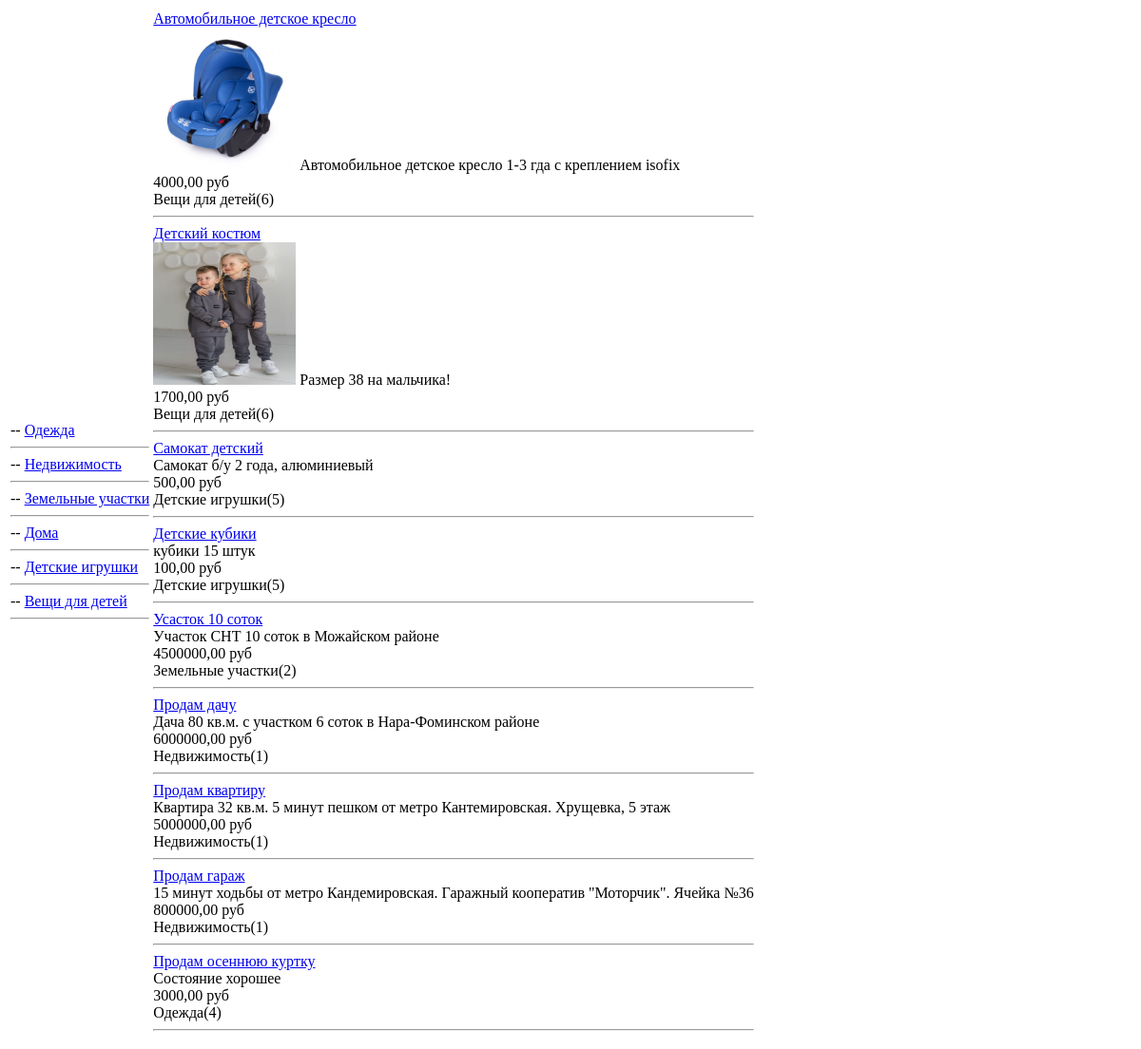
The app's page /, older data.
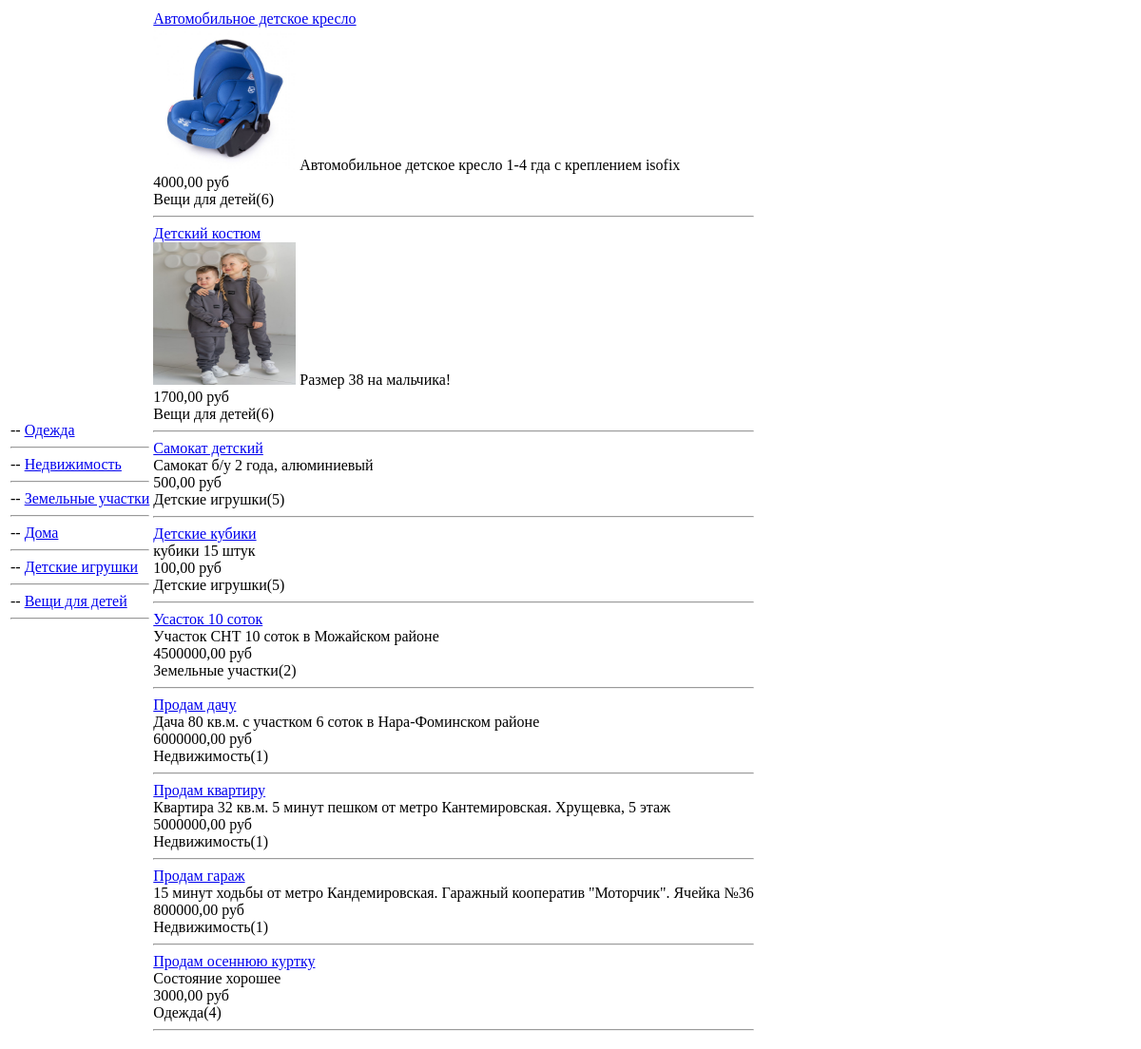
The same page, newer data.
### bb/models.py (models this page shows, shortened)
class Bulletin(models.Model):
    name = models.CharField(max_length=100,
                            verbose_name="Название",
                            validators=[min_10_chars_vlid])
    description = models.TextField(verbose_name="Описание",
                                   help_text="Текст неограниченной длинны",
                                   validators=[min_10_chars_vlid])
    cost = models.DecimalField(decimal_places=2, max_digits=11)
    curr = models.CharField(max_length=3,
                            verbose_name="Валюта")
    rubric = models.ForeignKey(Rubric,
                               on_delete=models.PROTECT,
                               verbose_name="Рубрика",
                               related_query_name='bbs')
    create_timestamp = models.DateTimeField(auto_now_add=True,
                                            verbose_name="Метка даты/времени создания записи",
                                            blank=True)
    update_timestamp = models.DateTimeField(auto_now=True,
                                            verbose_name="Метка даты/времени изменения записи",
                                            blank=True)
    picture = models.ImageField(verbose_name="Изображение",
                                upload_to="img",
                                blank=True)
    class Meta:
        verbose_name = 'Объявление'
        verbose_name_plural = 'Объявления'
        ordering = ['-rubric', '-cost']
        unique_together = ('name', 'description', 'cost')
        permissions = (
            ('alcohol', 'Права на покупку алкоголя'),
        )
        default_permissions = ('add', 'view', 'change', 'delete', 'alcohol')

class Rubric(models.Model):
    name = models.CharField(max_length=100,
                            verbose_name="Название",
                            unique=True)
    parent = models.ForeignKey('self',
                               on_delete=models.SET_NULL,
                               verbose_name="Родительская рубрика",
                               null=True,
                               default=None,
                               blank=True)
    def __str__(self):
        return f"{self.name}({self.pk})"
    class Meta:
        verbose_name = 'Рубрика'
        verbose_name_plural = 'Рубрики'
        ordering = ['-name']

### bb/views.py (the view)
# urls.py: path('', index, name="index"),
def index(request):
    rubrics = RubricModel.objects.all()
    bbs = BulletinModel.objects.all()
    return TemplateResponse(request,
                            'bb/index.html',
                            context={"rubrics": rubrics,
                                     "bbs": bbs})

### bb/templates/bb/index.html
{% extends 'bb/root.html' %}
{% block body_content %}
<table>
    <tr>
        <td>
        {% for rubric in rubrics %}
            -- <a href="{% url 'bb_by_rubric' rubric.pk %}">{{ rubric.name }}</a>
        <hr>
        {% endfor %}
        </td>
        <td>
            {% for bb in bbs %}
                <a href="{% url 'update_bb' bb.pk %}">{{ bb.name }}</a> <br>
                {% if bb.picture %}
                    <img src="{{ bb.picture.url }}" width="150px" height="150px"/>
                {% endif %}
                {{ bb.description }} <br>
                {{ bb.cost }} {{ bb.curr }} <br>
                {{ bb.rubric }}
                <hr>
            {% endfor %}
        </td>
    </tr>
</table>
{% endblock body_content %}

Row changes from the older to the newer data that the page shows:
changed Bulletin "Автомобильное детское кресло": description "Автомобильное детское кресло 1-3 гда с креплением isofix" → "Автомобильное детское кресло 1-4 гда с креплением isofix"
